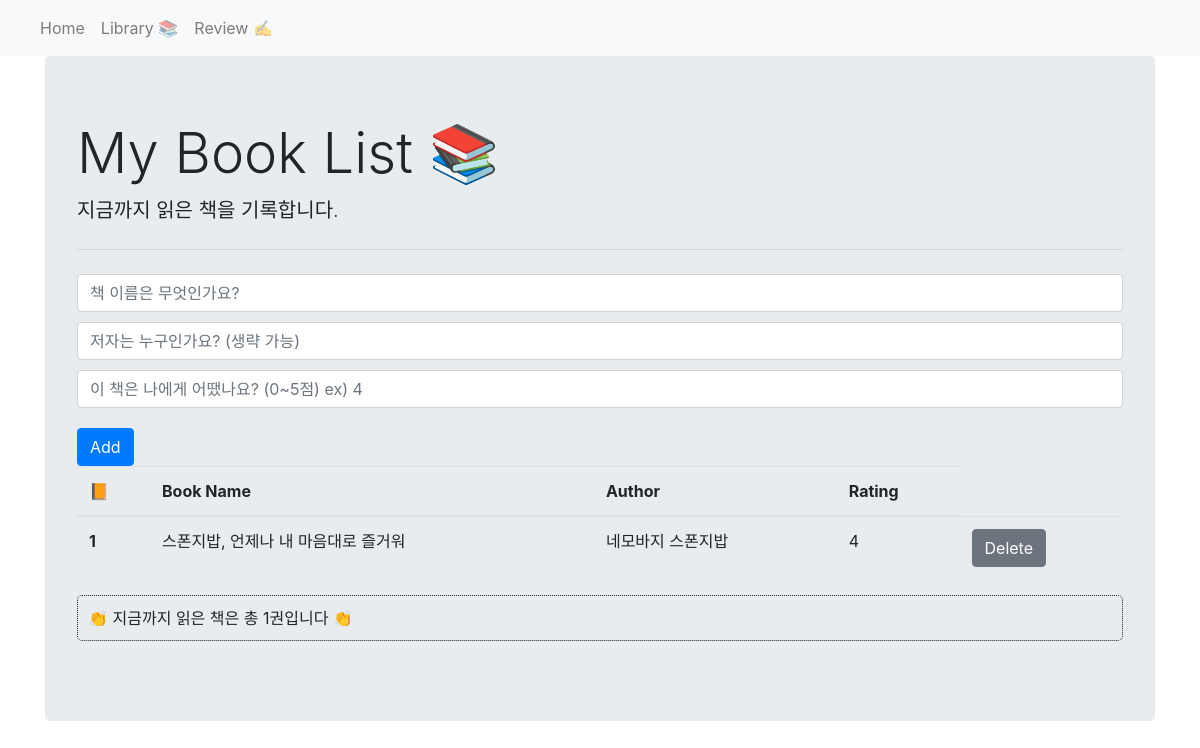
/book, run on an earlier commit of the app's database.
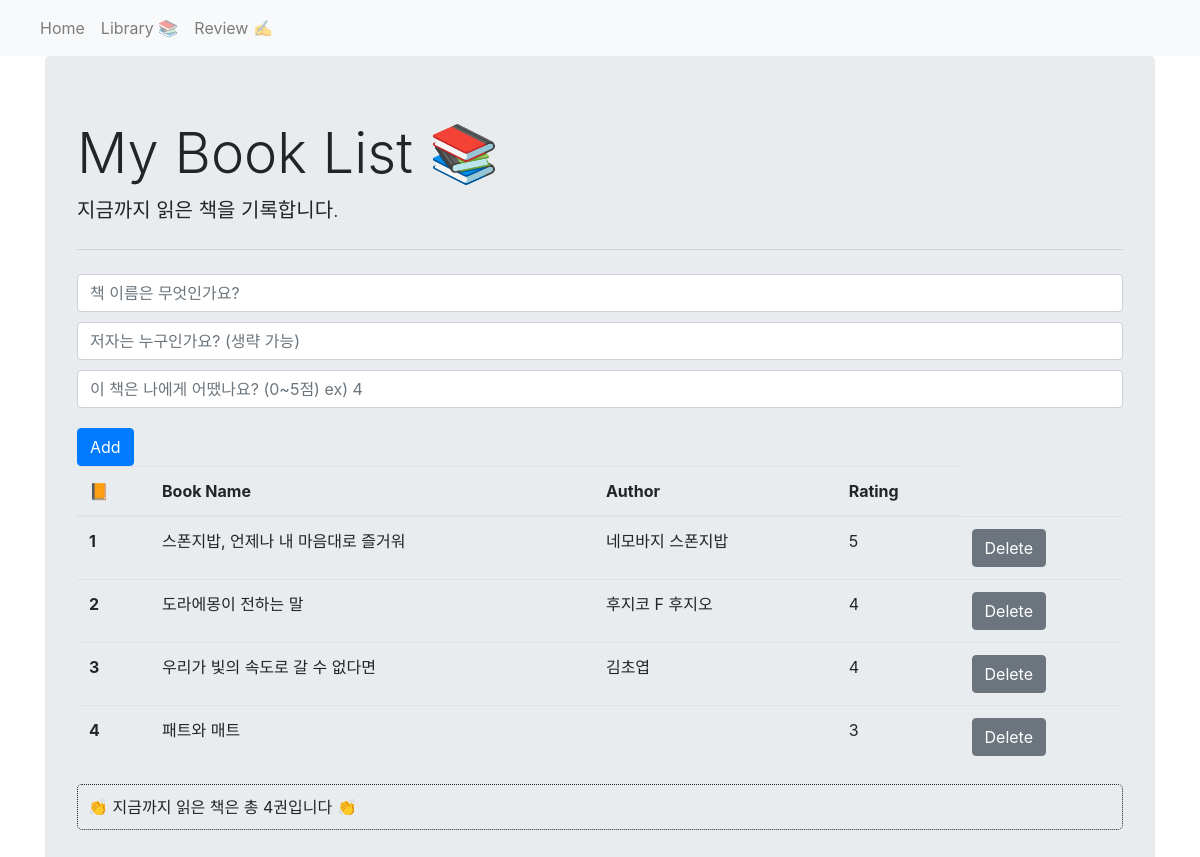
And on a later commit of the database.
### book_app/models/book_model.py (models this page shows, shortened)
class Book(db.Model):
    __tablename__ = 'book' #명시되어 있지 않으면 class 이름의 소문자로 자동 생성됨
    id = db.Column(db.Integer, primary_key=True)
    book_name = db.Column(db.VARCHAR, nullable=False)
    author = db.Column(db.VARCHAR)
    rating = db.Column(db.Integer, nullable=False)
    reviews= db.relationship('Review', backref= 'book', cascade = "all, delete")

### book_app/routes/main_route.py (the view)
@bp.route('/book')
def get_books():
    books = Book.query.all()
    book_list = []
    totalbook = 0
    for p_book in books:
        book = {}
        book['id'] = p_book.id
        book['book_name'] = p_book.book_name
        book['author'] = p_book.author
        book['rating'] = p_book.rating
        totalbook = p_book.id
        book['totalbook'] = totalbook
        book_list.append(book)
    return render_template('book.html',book_list=book_list, totalbook=totalbook)

### book_app/templates/book.html (shortened to what this page needs)
{% extends 'base.html' %}
{% block title %}
My Book List 📚
{% endblock %}
{% block lead %}
지금까지 읽은 책을 기록합니다.
{% endblock %}
{% block main_body %}
<form method="POST" action="/book">
  <input name="book_name" style="margin-bottom:10px" class="form-control" type="text" placeholder="책 이름은 무엇인가요?">
  <input name="author" style="margin-bottom:10px" class="form-control" type="text" placeholder="저자는 누구인가요? (생략 가능)">
  <input name="rating" style="margin-bottom:20px" class="form-control" type="text" placeholder="이 책은 나에게 어땠나요? (0~5점) ex) 4 ">
  <input type="submit" class="btn btn-primary" value="Add" />
</form>
{% if book_list %}
<table class="table">
  <thead>
    <tr>
      <th scope="col">📙</th>
      <th scope="col">Book Name</th>
      <th scope="col">Author</th>
      <th scope="col">Rating</th>
    </tr>
  </thead>
  <tbody>
    {% for book in book_list %}
    <tr>
      <th scope="row">{{ book.id }}</th>
      <td>{{ book.book_name }}</td>
      <td>{{ book.author }}</td>
      <td>{{ book.rating }}</td>
      <td>
        <a class="btn btn-secondary", href='/book/{{ book.id }}'>
          Delete
        </a>
      </td>
    </tr>
    {% endfor %}
  </tbody>
</table>
{% endif %}
<div style="border: 1px dotted; border-radius: 5px; padding: 10px;"> 👏 지금까지 읽은 책은 총 {{ totalbook }}권입니다 👏</div>
{% endblock %}

### book_app/templates/base.html (shortened to what this page needs)
<!DOCTYPE html>
<html>
  <head>
    <link rel="stylesheet" href="https://cdn.jsdelivr.net/npm/bootstrap@4.5.3/dist/css/bootstrap.min.css">
  </head>
  <body>
    <nav class="navbar navbar-expand-lg navbar-light bg-light">
      <div class="collapse navbar-collapse" id="navbarSupportedContent">
        <ul class="navbar-nav mr-auto">
          <li class="nav-item">
            <a class="nav-link" href="/">Home<span class="sr-only">(current)</span></a>
          </li>
          <li class="nav-item">
            <a class="nav-link" href="/book">Library 📚</a>
          </li>
          <li class="nav-item">
            <a class="nav-link" href="/review">Review ✍ </a>
          </li>
        </ul>
      </div>
    </nav>
    <div class="container">
      <div class="jumbotron">
        <h1 class="display-4">{% block title %}{% endblock %}</h1>
        <p class="lead">{% block lead %}{% endblock %}</p>
        <hr class="my-4">
        <p>{% block main_body %}{% endblock %}</p>
      </div>
    </div>
  </body>
</html>

What changed in the data, as far as the page shows it:
changed Book "스폰지밥, 언제나 내 마음대로 즐거워": rating "4" → "5"
added Book: id "2", book_name "도라에몽이 전하는 말", author "후지코 F 후지오", rating "4"
added Book: id "3", book_name "우리가 빛의 속도로 갈 수 없다면", author "김초엽", rating "4"
added Book: id "4", book_name "패트와 매트", rating "3"
Also different on the page:
{{ totalbook }}: "1" → "4"
